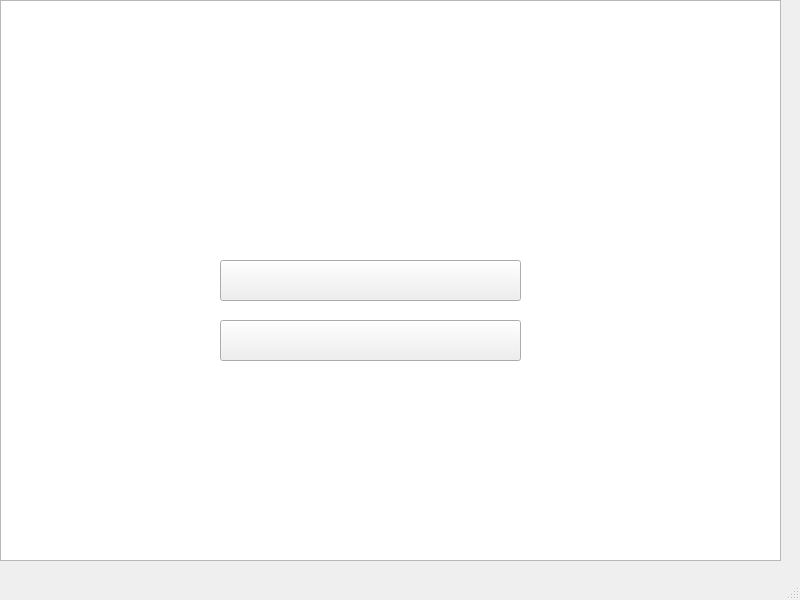
<?xml version="1.0" encoding="UTF-8"?>
<ui version="4.0">
 <class>MainWindow</class>
 <widget class="QMainWindow" name="MainWindow">
  <property name="geometry">
   <rect>
    <x>0</x>
    <y>0</y>
    <width>800</width>
    <height>600</height>
   </rect>
  </property>
  <property name="windowTitle">
   <string>MainWindow</string>
  </property>
  <widget class="QWidget" name="centralwidget">
   <widget class="QLabel" name="label">
    <property name="geometry">
     <rect>
      <x>0</x>
      <y>-100</y>
      <width>801</width>
      <height>781</height>
     </rect>
    </property>
    <property name="text">
     <string/>
    </property>
    <property name="pixmap">
     <pixmap resource="resources.qrc">:/sprites/fondo_pixel_art_800x600.png</pixmap>
    </property>
   </widget>
   <widget class="QLabel" name="label_2">
    <property name="geometry">
     <rect>
      <x>40</x>
      <y>-50</y>
      <width>641</width>
      <height>311</height>
     </rect>
    </property>
    <property name="text">
     <string/>
    </property>
    <property name="pixmap">
     <pixmap resource="resources.qrc">:/sprites/titulo.png</pixmap>
    </property>
    <property name="scaledContents">
     <bool>true</bool>
    </property>
   </widget>
   <widget class="QPushButton" name="pushButton">
    <property name="geometry">
     <rect>
      <x>220</x>
      <y>260</y>
      <width>301</width>
      <height>41</height>
     </rect>
    </property>
    <property name="text">
     <string/>
    </property>
    <property name="icon">
     <iconset resource="resources.qrc">
      <normaloff>:/sprites/nivel1_pixelart_sin_fondo.png</normaloff>:/sprites/nivel1_pixelart_sin_fondo.png</iconset>
    </property>
    <property name="iconSize">
     <size>
      <width>300</width>
      <height>300</height>
     </size>
    </property>
   </widget>
   <widget class="QPushButton" name="pushButton_2">
    <property name="geometry">
     <rect>
      <x>220</x>
      <y>320</y>
      <width>301</width>
      <height>41</height>
     </rect>
    </property>
    <property name="text">
     <string/>
    </property>
    <property name="icon">
     <iconset resource="resources.qrc">
      <normaloff>:/sprites/nivel22-removebg-preview.png</normaloff>:/sprites/nivel22-removebg-preview.png</iconset>
    </property>
    <property name="iconSize">
     <size>
      <width>320</width>
      <height>320</height>
     </size>
    </property>
   </widget>
   <widget class="QGraphicsView" name="graphicsView">
    <property name="geometry">
     <rect>
      <x>0</x>
      <y>0</y>
      <width>781</width>
      <height>561</height>
     </rect>
    </property>
   </widget>
   <zorder>graphicsView</zorder>
   <zorder>label</zorder>
   <zorder>label_2</zorder>
   <zorder>pushButton</zorder>
   <zorder>pushButton_2</zorder>
  </widget>
  <widget class="QMenuBar" name="menubar">
   <property name="geometry">
    <rect>
     <x>0</x>
     <y>0</y>
     <width>800</width>
     <height>22</height>
    </rect>
   </property>
  </widget>
  <widget class="QStatusBar" name="statusbar"/>
 </widget>
 <resources>
  <include location="resources.qrc"/>
 </resources>
 <connections/>
</ui>
